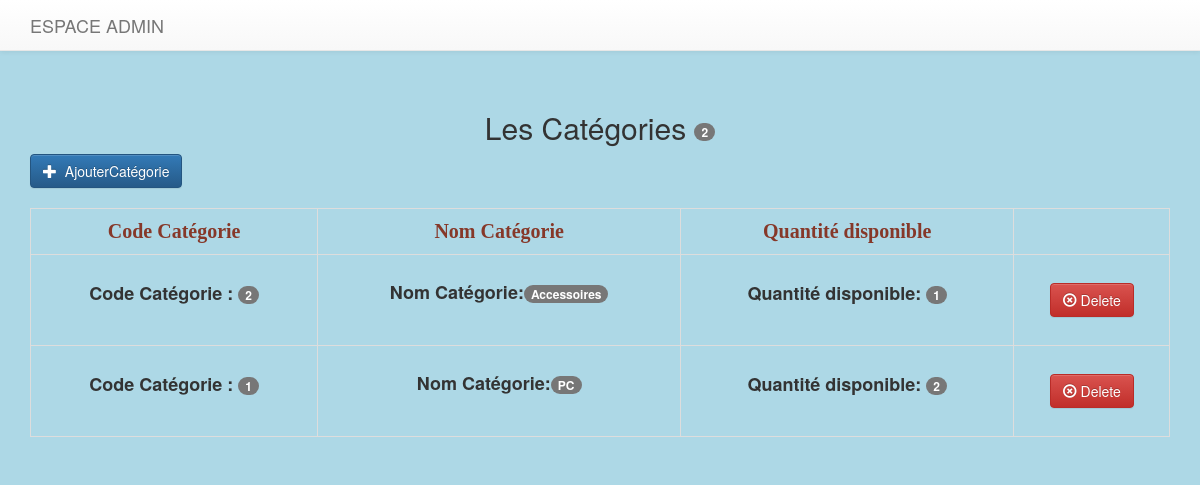
The page /SessionAdmin/GestionDesCategories/index.php on the database its author committed.
### tables this page shows
CREATE TABLE IF NOT EXISTS `categories` (
  `idCategorie` int(11) NOT NULL AUTO_INCREMENT,
  `nomCategorie` varchar(200) DEFAULT NULL,
  PRIMARY KEY (`idCategorie`)
);

### SessionAdmin/dbconfig.php (called while the page is built, shortened)
<?php
	$DB_HOST = 'localhost';
	$DB_USER = 'root';
	$DB_PASS = '';
	$DB_NAME = 'gestion-vente';
	try{
		$DB_con = new PDO("mysql:host={$DB_HOST};dbname={$DB_NAME}",$DB_USER,$DB_PASS);
		$DB_con->setAttribute(PDO::ATTR_ERRMODE, PDO::ERRMODE_EXCEPTION);
	}
	catch(PDOException $e){
		echo $e->getMessage();
	}
        $cntC_stmt = $DB_con->prepare('SELECT * FROM categories ');
        $cntC_stmt->execute();
        $nbrC = $cntC_stmt->rowCount();

### SessionAdmin/GestionDesCategories/index.php (the view, shortened to what this page needs)
<?php
require_once '../dbconfig.php';
?>
<!DOCTYPE html PUBLIC "-//W3C//DTD XHTML 1.0 Transitional//EN" "http://www.w3.org/TR/xhtml1/DTD/xhtml1-transitional.dtd">
<html xmlns="http://www.w3.org/1999/xhtml">
<head>
    <link rel="stylesheet" href="bootstrap/css/bootstrap.min.css">
    <link rel="stylesheet" href="bootstrap/css/bootstrap-theme.min.css">
</head>
<body style="background-color: lightblue">
<div class="navbar navbar-default navbar-static-top" role="navigation">
    <div class="container">
<div class="navbar-header" align="center"> <a class="navbar-brand" href="../gestion.php" >ESPACE ADMIN</a>
</div>
 </div>
</div>
<div class="container">
  <div class="pager" style="text-align : left">
        <h2  align="center">Les Catégories  <span class="badge"><?php echo $nbrC ?></span></h2>
      <a class="btn btn-primary" href="addnew.php"> <span class="glyphicon glyphicon-plus"></span> &nbsp;AjouterCatégorie</a>
    </div>
    <table class="table table-bordered" >
        <th style="text-align: center ;font-family: 'Comic Sans MS' ;font-size: 20px ;color: #863829
" >Code Catégorie</th>
        <th style="text-align: center ;font-family: 'Comic Sans MS' ;font-size: 20px ;color: #863829">Nom Catégorie</th>
        <th style="text-align: center ;font-family: 'Comic Sans MS' ;font-size: 20px ;color: #863829">Quantité disponible</th>
        <?php
        $stmt = $DB_con->prepare('SELECT idCategorie,  nomCategorie FROM categories ORDER BY idCategorie DESC ');
        $stmt->execute();
        $cn = $stmt->rowCount();
        if($cn> 0)
        {
        while($row=$stmt->fetch(PDO::FETCH_ASSOC))
        {
        extract($row);
        ?>
        <tr>
            <td>
                <h4 class="pager"> <label > Code  Catégorie  :</label>
                    <span class="badge"><?php echo $idCategorie ?></span>
                </h4>
            </td>
            <td>
                <h4 class="pager"> <label > Nom  Catégorie:</label><span class="badge badge-pill badge-info">
                        <?php echo $nomCategorie ?></span></h4>
            </td>
            <?php
            $stmtQte = $DB_con->prepare('SELECT count(*)
 FROM articles where idCategorie =? ');
            $stmtQte->bindParam(1,$idCategorie,PDO::PARAM_INT);
            $stmtQte->execute();
            $qte= $stmtQte->fetch()[0];
            ?>
            <td>
                <h4 class="pager"> <label > Quantité disponible:</label>
                    <span class="badge"><?php echo $qte?></span></h4>
            </td>
            <td>
                <p class="pager">
				<span>
				<a class="btn btn-danger" href="?delete_id=<?php echo $row['idCategorie']; ?>" title="click for delete"
                   onclick="return confirm('surpprimer la catégorie ' +
                           '<?php echo  $row['idCategorie'];  ?> '+' et tous ses produits ?')"><span class="glyphicon glyphicon-remove-circle"></span> Delete</a>
				</span>
                </p>
            </td>
        </tr>
            <?php
        }
        }
        ?>
    </table>
    <div class="row" >
                <div class="col-xs-5" >
                </div>
    </div>
</div>
</body>
</html>

### rows shown on the page
categories: idCategorie "2", nomCategorie "Accessoires", qte "1"
categories: idCategorie "1", nomCategorie "PC", qte "2"

### other values the page prints
$nbrC "2"
